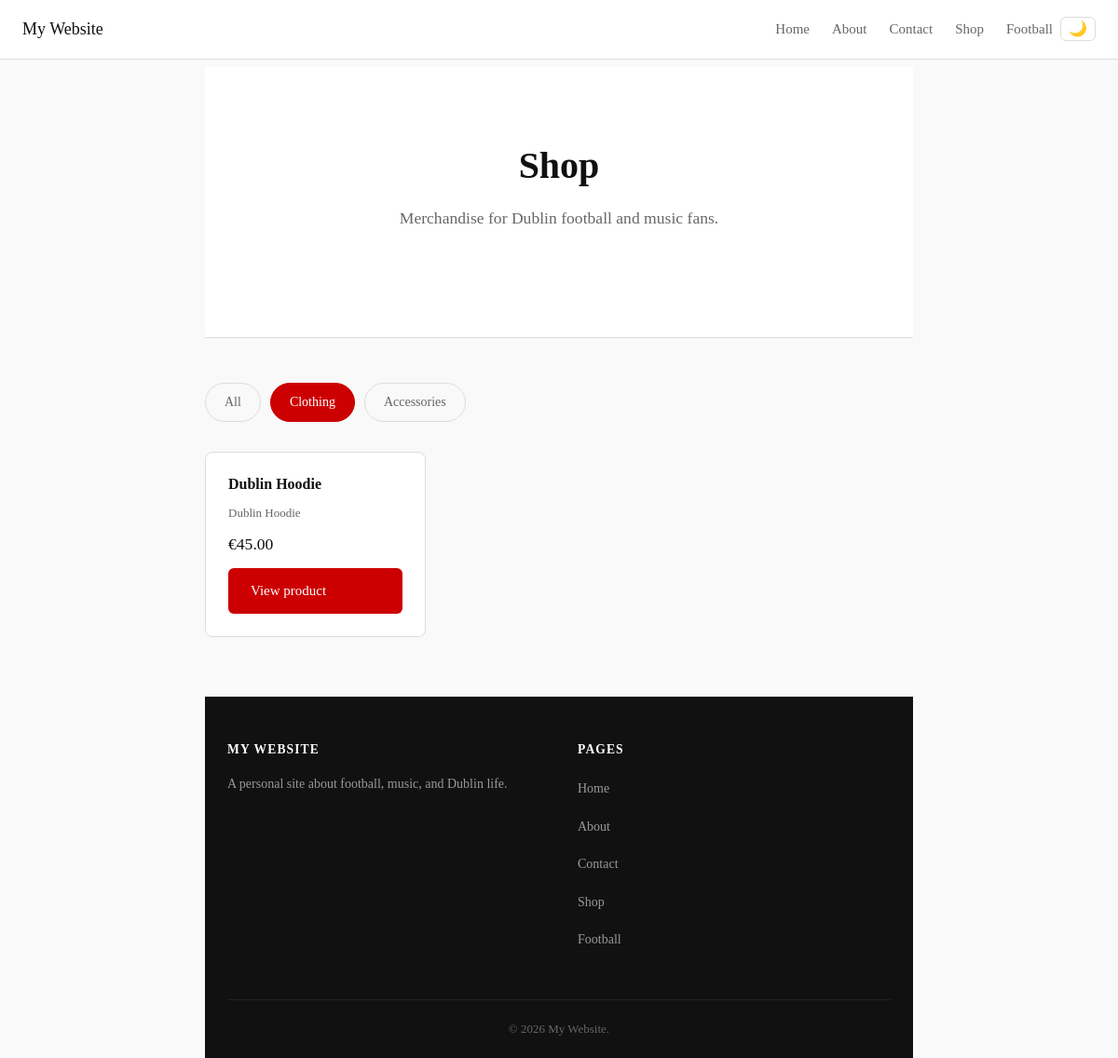
Screenshot of /shop/?category=clothing with the database file from the repository.
### shop/models.py (models this page shows, shortened)
class Product(models.Model):
    CATEGORY_CHOICES = [
        ('clothing', 'Clothing'),
        ('accessories', 'Accessories'),
    ]
    name = models.CharField(max_length=200)
    description = models.TextField()
    price = models.DecimalField(max_digits=6, decimal_places=2)
    category = models.CharField(max_length=50, choices=CATEGORY_CHOICES)
    stock = models.PositiveIntegerField(default=0)
    available = models.BooleanField(default=True)
    created_at = models.DateTimeField(auto_now_add=True)
    class Meta:
        ordering = ['name']

### shop/views.py (the view)
# urls.py: path('', views.shop_home, name='shop_home'),
def shop_home(request):
    category = request.GET.get('category', 'all')
    if category == 'all':
        products = Product.objects.filter(available=True)
    else:
        products = Product.objects.filter(available=True, category=category)
    context = {
        'products': products,
        'current_category': category,
    }
    return render(request, 'shop/home.html', context)

### shop/templates/shop/home.html (shortened to what this page needs)
{% extends 'core/base.html' %}
{% block content %}
<section class="hero">
  <h1>Shop</h1>
  <p class="hero-subtitle">Merchandise for Dublin football and music fans.</p>
</section>
<section class="shop-section">
  <div class="filter-bar">
    <a href="{% url 'shop_home' %}"
       class="filter-btn {% if current_category == 'all' %}active{% endif %}">All</a>
    <a href="{% url 'shop_home' %}?category=clothing"
       class="filter-btn {% if current_category == 'clothing' %}active{% endif %}">Clothing</a>
    <a href="{% url 'shop_home' %}?category=accessories"
       class="filter-btn {% if current_category == 'accessories' %}active{% endif %}">Accessories</a>
  </div>
  <div class="product-grid">
    {% for product in products %}
    <div class="product-card">
      <h3>{{ product.name }}</h3>
      <p class="product-description">{{ product.description }}</p>
      <p class="product-price">€{{ product.price }}</p>
      <a href="{% url 'product_detail' product.pk %}" class="btn">View product</a>
    </div>
    {% empty %}
    <p>No products available.</p>
    {% endfor %}
  </div>
</section>
{% endblock %}

### core/static/css/style.css (style rules this page uses)
* { box-sizing: border-box; margin: 0; padding: 0; }
:root { --font-main: Georgia, serif; --font-size-base: 18px; --line-height-base: 1.7; --color-text: #333333; --color-heading: #111111; --color-muted: #666666; --color-border: #dddddd; --color-accent: #cc0000; --color-bg: #f9f9f9; --color-white: #ffffff; --spacing-sm: 16px; --spacing-md: 32px; --spacing-lg: 64px; }
body { font-family: var(--font-main); font-size: var(--font-size-base); line-height: var(--line-height-base); color: var(--color-text); background-color: var(--color-bg); max-width: 800px; margin: 0 auto; padding: 0 20px; padding-top: 72px; }
h1, h2, h3, h4 { color: var(--color-heading); line-height: 1.3; margin-bottom: 16px; }
h1 { font-size: 2.5rem; }
h3 { font-size: 1.2rem; }
p { margin-bottom: 16px; color: var(--color-text); }
a { color: var(--color-accent); text-decoration: none; }
.btn { display: inline-block; background-color: var(--color-accent); color: var(--color-white); padding: 12px 24px; border-radius: 6px; font-size: 15px; font-family: var(--font-main); border: none; cursor: pointer; transition: background-color 0.15s; }
.hero { text-align: center; padding: 80px 20px; background-color: var(--color-white); border-bottom: 1px solid var(--color-border); margin-bottom: 48px; }
.hero h1 { margin-bottom: 16px; }
.hero-subtitle { font-size: 1.1rem; color: var(--color-muted); margin-bottom: 32px; max-width: 500px; margin-left: auto; margin-right: auto; }
.shop-section { margin-bottom: var(--spacing-lg); }
.filter-bar { display: flex; gap: 10px; margin-bottom: 32px; }
.filter-btn { background: none; border: 1px solid var(--color-border); border-radius: 99px; padding: 8px 20px; font-size: 14px; font-family: var(--font-main); color: var(--color-muted); cursor: pointer; transition: all 0.15s; }
.filter-btn:hover, .filter-btn.active { background-color: var(--color-accent); border-color: var(--color-accent); color: var(--color-white); }
.product-grid { display: grid; grid-template-columns: repeat(3, 1fr); gap: 24px; }
.product-card { background: var(--color-white); border: 1px solid var(--color-border); border-radius: 8px; padding: 24px; display: flex; flex-direction: column; gap: 10px; transition: border-color 0.15s; }
.product-card h3 { font-size: 1rem; margin: 0; }
.product-description { font-size: 13px; color: var(--color-muted); line-height: 1.5; flex: 1; margin: 0; }
.product-price { font-size: 1.1rem; font-weight: 500; color: var(--color-heading); margin: 0; }

### rows the page displays
Product: name "Dublin Hoodie", description "Dublin Hoodie", price "45.00"
